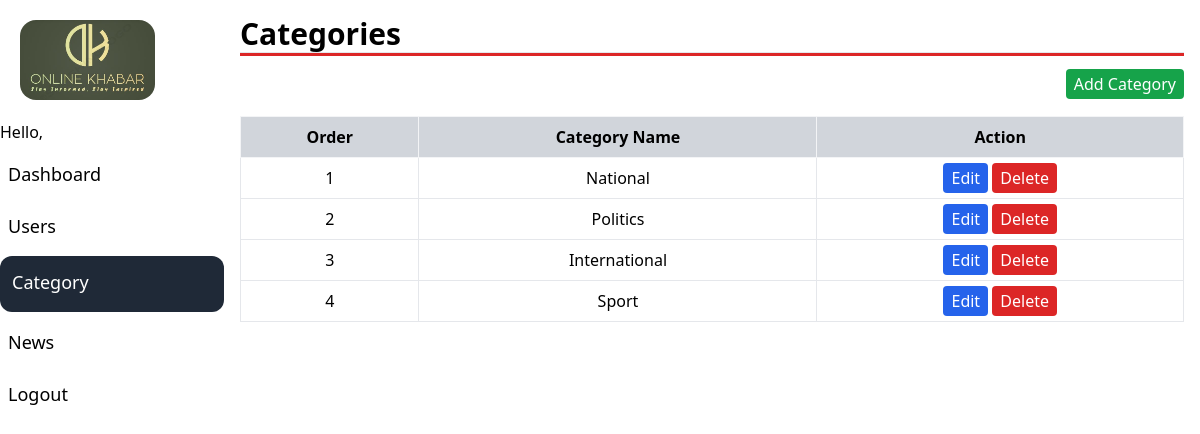
Page /admin/category.php (signed in) on the committed database.
### tables this page shows
CREATE TABLE `categories` (
  `id` int(11) NOT NULL,
  `categoryname` varchar(150) NOT NULL,
  `priority` int(11) NOT NULL
);

### admin/category.php (the view, shortened to what this page needs)
<?php
include('header.php');
$qry = "SELECT * FROM categories ORDER BY priority";
include('../includes/dbconnection.php');
$res = mysqli_query($con,$qry);
?>
<h1 class="text-3xl font-bold">Categories</h1>
<hr class="h-1 bg-red-600">
<div class="text-right my-4">
    <a href="createcategory.php" class="bg-green-600 text-white px-2 py-1 rounded">Add Category</a>
</div>
<table class="mt-5 w-full text-center">
    <tr>
        <th class="border border-gray-100 bg-gray-300 p-2">Order</th>
        <th class="border border-gray-100 bg-gray-300 p-2">Category Name</th>
        <th class="border border-gray-100 bg-gray-300 p-2">Action</th>
    </tr>
    <?php
    while($row = mysqli_fetch_assoc($res)){
       ?>
    <tr>
        <td class="border p-2"><?php echo $row['priority']; ?></td>
        <td class="border p-2"><?php echo $row['categoryname']; ?></td>
        <td class="border p-2">
            <a href="editcategory.php?id=<?php echo $row['id'];?>" class="bg-blue-600 text-white px-2 py-1 rounded">Edit</a>
            <a href="actioncategory.php?deleteid=<?php echo $row['id']; ?>" class="bg-red-600 text-white px-2 py-1 rounded" onclick="return confirm('Are you sure to delete?');">Delete</a>
        </td>
    </tr>
    <?php } ?>
</table>
<?php include('footer.php'); ?>

### rows in the picture
categories: priority "1", categoryname "National"
categories: priority "2", categoryname "Politics"
categories: priority "3", categoryname "International"
categories: priority "4", categoryname "Sport"
